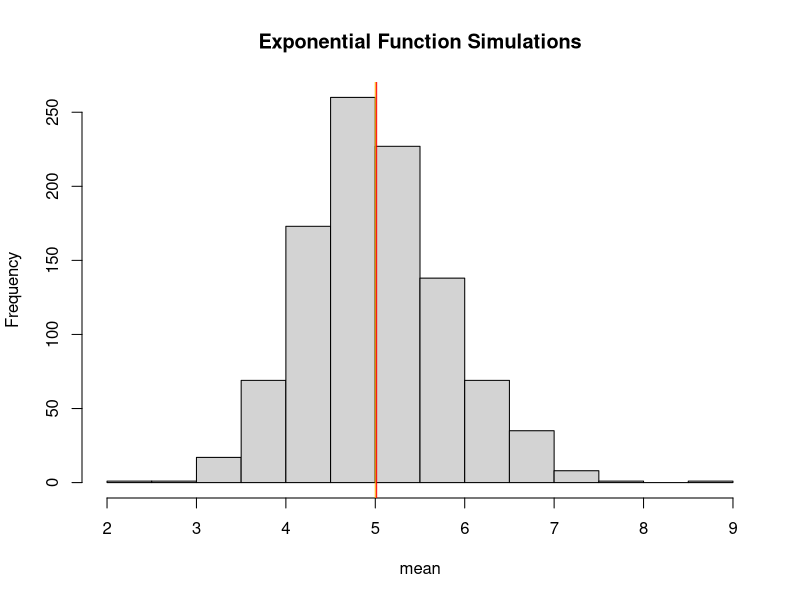
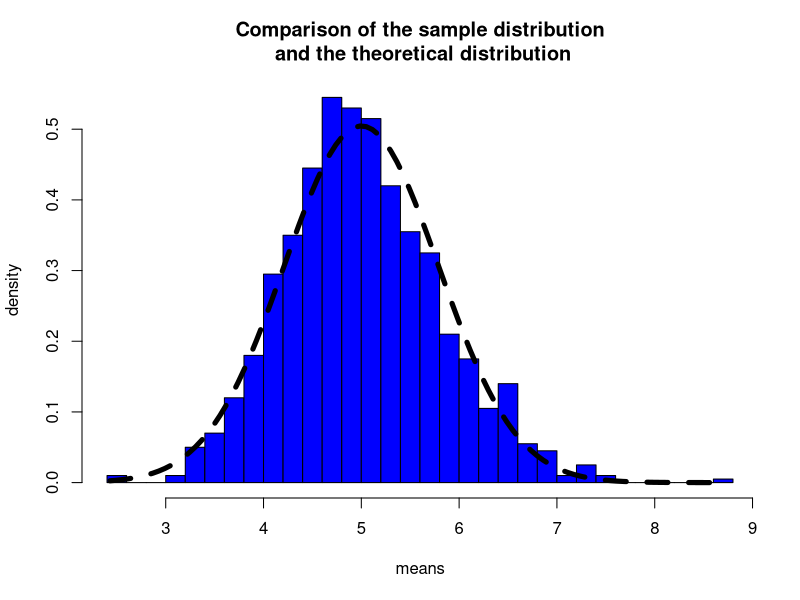
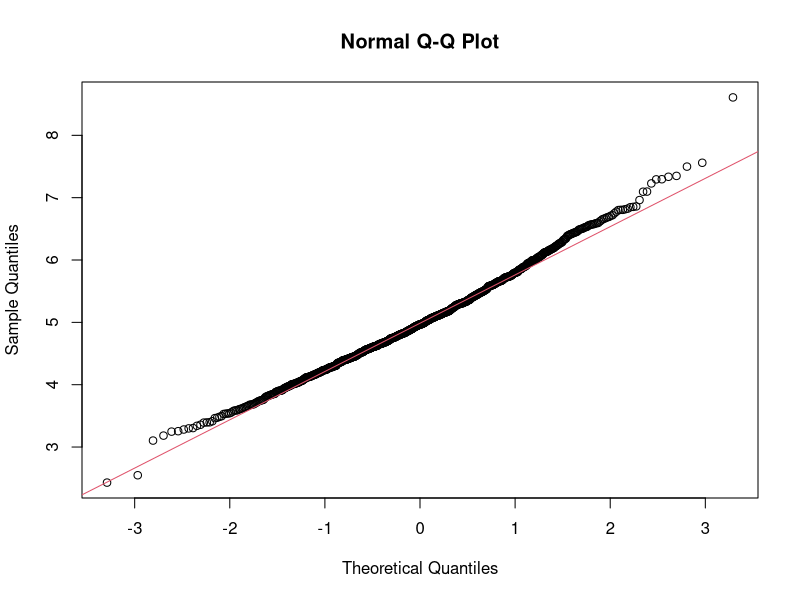

R code for these plots, in order:
## ---- chunk 1
knitr::opts_chunk$set(echo = TRUE)
set.seed(69) # For reproducibility
## ---- chunk 2
lambda <- 0.2  # set lambda to 0.2
n <- 40        # 40 samples
sims <- 1000   # 1000 simulations

sim_exps <- replicate(sims, rexp(n, lambda))
means_exps <- apply(sim_exps, 2, mean)
## ---- chunk 3
analytical_mean <- mean(means_exps)
theoretical_mean <- 1/lambda
## ---- chunk 4
hist(means_exps, xlab = "mean", main = "Exponential Function Simulations")
abline(v = analytical_mean, col = "red")
abline(v = theoretical_mean, col = "orange")
## ---- chunk 5
analytical_sd <- sd(means_exps)
analytical_variance <- analytical_sd^2

theoretical_sd <- (1/lambda)/sqrt(n)
theoretical_variance <- ((1/lambda)*(1/sqrt(n)))^2
## ---- chunk 6
xfit <- seq(min(means_exps), max(means_exps), length=100)
yfit <- dnorm(xfit, mean=1/lambda, sd=(1/lambda/sqrt(n)))
hist(means_exps,breaks=n,prob=T,col="blue",xlab = "means",main="Comparison of the sample distribution\n and the theoretical distribution",ylab="density")
lines(xfit, yfit, pch=22, col="black", lty=20, lwd=5)
## ---- chunk 7
qqnorm(means_exps)
qqline(means_exps, col = 2)
